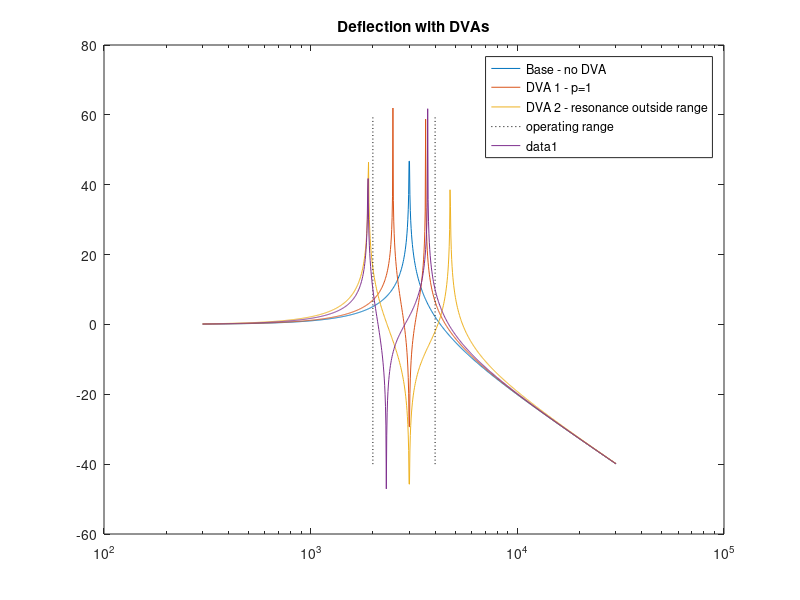

Reproduce this figure in MATLAB.
close all
clear

res = 3000; %[rpm]
wn = res*2*pi/60; %[rad/s]

ma1 = 2; %[kg]
w1 = wn;    
p=1;

eq = @(u) -(2500/3000)^2+ (u+2-sqrt((u+2)^2-4))/2; 
mu = fzero(eq, .5);
r = logspace(-1,1,1000);
%baseline system, no DVA
X_no = 1./abs(1-r.^2);

%tuned DVA 1 , used to find effective mass of the system.
p=1;
X_1 = abs(p^2-r.^2)./abs((1-r.^2).*(p^2-r.^2) - mu*p^2.*r.^2);

%tuned DVA 2 
mu2 = .89; %found from chosen value of r1_hat, which is outside operating range
X_2 = abs(p^2-r.^2)./abs((1-r.^2).*(p^2-r.^2) - mu2*p^2.*r.^2);

w=3000*r;
semilogx(w, 20*log10(X_no), w, 20*log10(X_1), w, 20*log10(X_2))
title('Deflection with DVAs')
hold on 
x = linspace(-40, 60, 100);
y1 = repmat(2000, size(x));
y2 = repmat(4000, size(x));
semilogx(y1,x, 'k:', y2, x, 'k:')
legend('Base - no DVA', 'DVA 1 - p=1', 'DVA 2 - resonance outside range', 'operating range')

%%
close all
clear

r = logspace(-1,1,1000);
A = 10^.5;
r1 = 2/3;
r2 = 4/3;
phi1 = (-1/A + r1^2 -1)^(-1);
phi2 = (-1/A + r2^2 -1)^(-1);
p3_sq = r1^2*r2^2*(phi2-phi1)/(r2^2*phi2 - r1^2*phi1);
p3 = sqrt(p3_sq);
mu3 = (r2^2 - r1^2)/(r1^2*r2^2*(phi2-phi1));
X_3 = abs(p3^2-r.^2)./abs((1-r.^2).*(p3^2-r.^2) - mu3*p3^2.*r.^2);
w = 3000*r;
semilogx(w, 20*log10(X_3))
